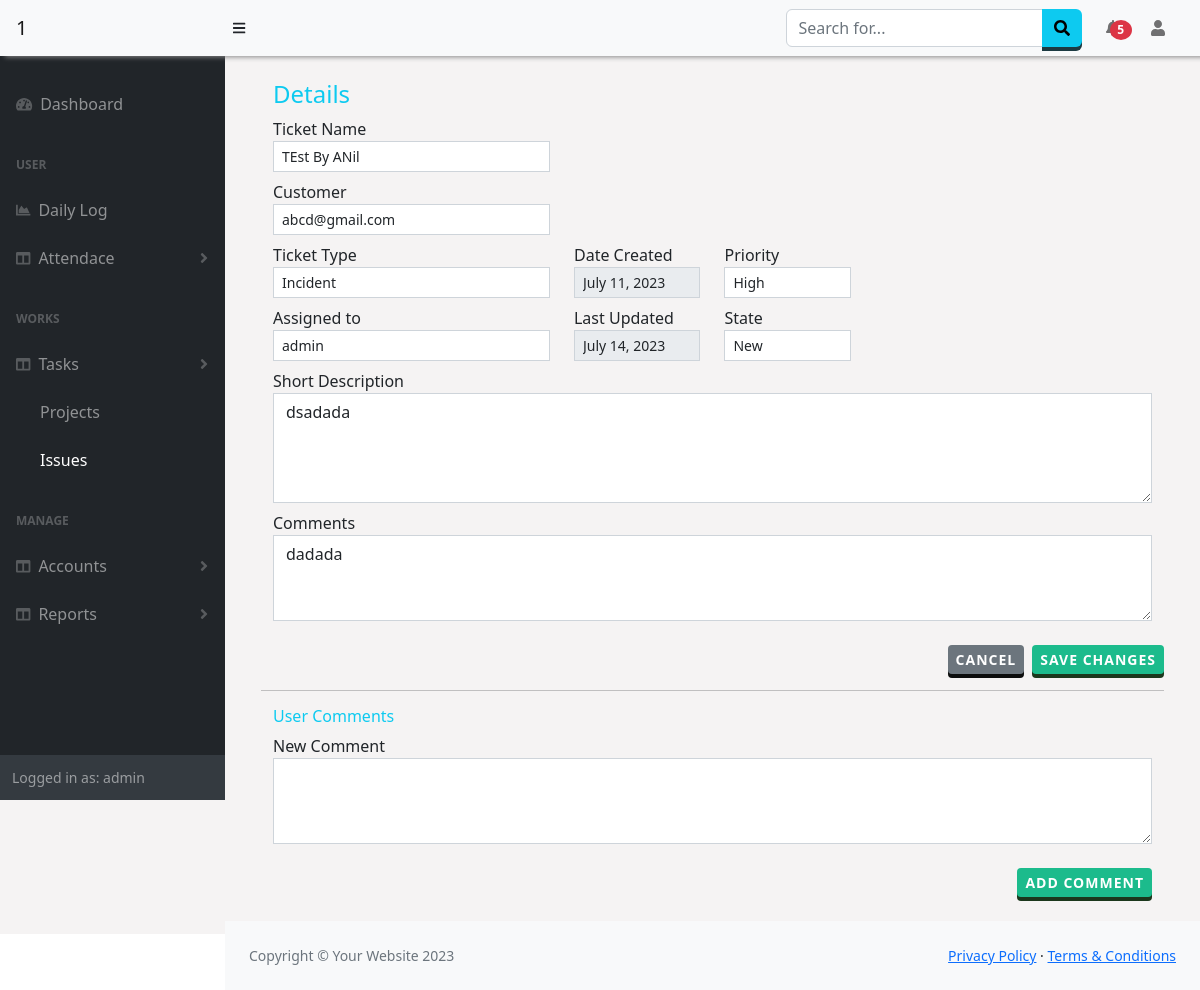
/Issue/details/3 (signed in), run on an earlier commit of the app's database.
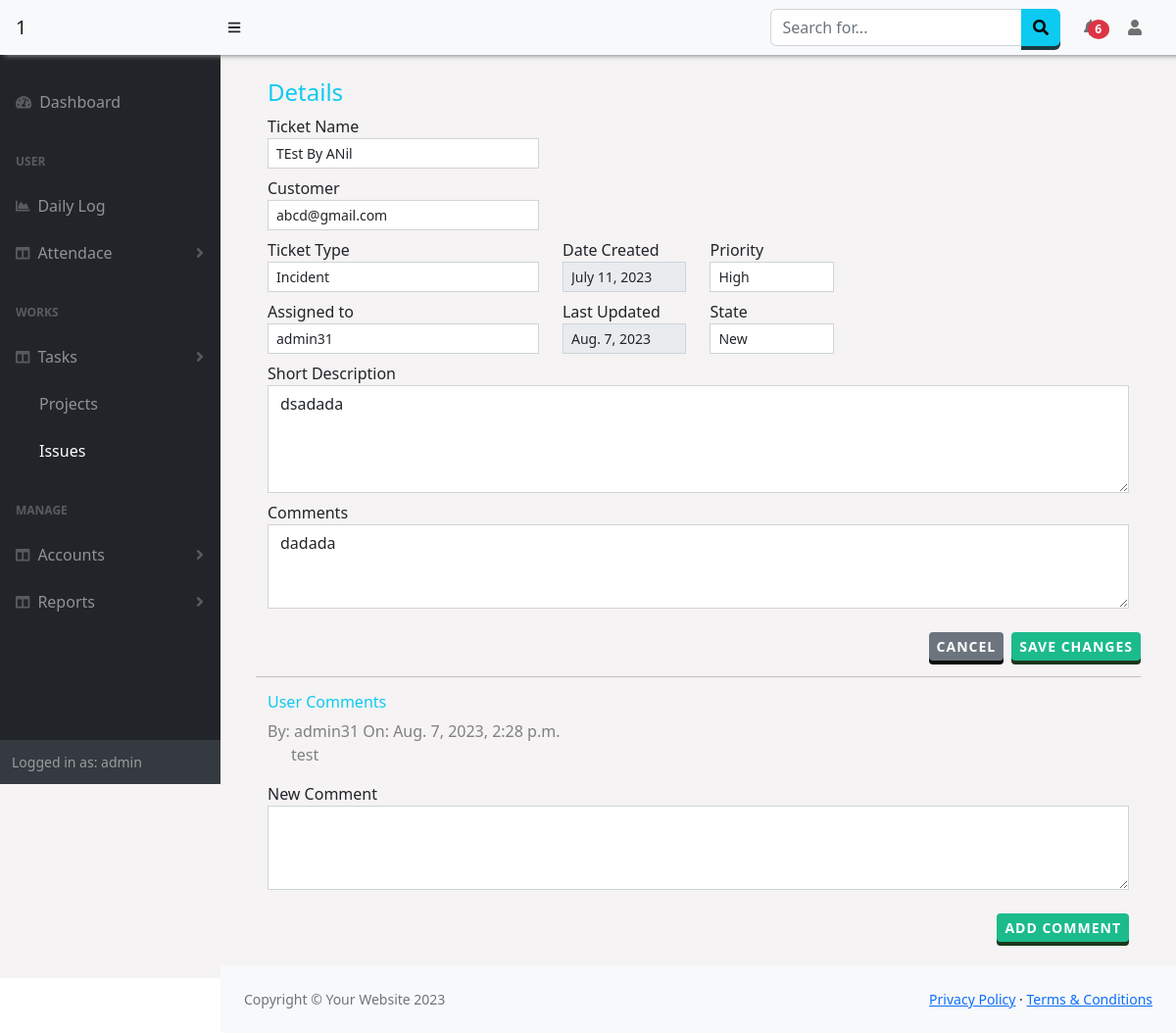
And on a later commit of the database.
### Issue/models.py (models this page shows, shortened)
class Ticket(models.Model):
    ticket_name= models.CharField(max_length=30)
    ticket_type= models.CharField(max_length=30)
    short_desc= models.CharField(max_length=130,null=True)
    open_date= models.DateField(null=True)
    affected_user= models.ForeignKey(employee,null=True,on_delete=models.SET_NULL)
    priority= models.CharField(max_length=30)
    state= models.CharField(max_length=30,default="New",null=True)
    last_updated= models.DateField(null=True)
    assigned_grp= models.CharField(max_length=30,null=True)
    assigned_to= models.ForeignKey(User,on_delete=models.SET_NULL,null=True)
    email= models.EmailField(max_length=100,null=True)
    comments= models.CharField(max_length=120,null=True)
    company = models.ForeignKey(Company,on_delete=models.SET_NULL,null=True)

class ticketDetails(models.Model):
    ticket = models.ForeignKey(Ticket,on_delete=models.SET_NULL,null=True)
    comments = models.CharField(max_length=500,null=True)
    user = models.ForeignKey(User,on_delete=models.SET_NULL,null=True)
    date = models.DateTimeField(auto_now=True)

### Issue/views.py (the view)
# urls.py: path('details/<issueid>',views.getIssue,name='issueDetails'),
def getIssue(request,issueid):
    issue = Ticket.objects.get(id=issueid)
    issueComments = ticketDetails.objects.filter(ticket_id = issueid)
    allusers1 = checkTeams(request)
    allusers =User.objects.values('id','username').filter(pk__in=allusers1[0] )
    customer = employee.objects.all().values()
    return render(request, 'Issues/details.html',{'issue':issue,'users':allusers,'customer':customer,'comments':issueComments})

### Attendance/context_processors.py (called while the page is built)
def getNewLeaves(request):
    if request.user.id:
        is_manager = checkTeams(request)
        if is_manager[1] == True:
            new_leaves = Leave.objects.filter(user__id__in=is_manager[0],approval = 2)
        else:
            today = datetime.datetime.now()
            new_leaves = Leave.objects.filter(user=request.user,date_approved__gte=today.date())
        return {"manager":is_manager[1],'n_leaves':new_leaves}
    else:
        return {}

def getLogApproval(request):
    if request.user.id:
        is_manager = checkTeams(request)
        if is_manager[1] == True:
            l_approval = LogApproval.objects.filter(user__id__in=is_manager[0],request=True)
        else:
            l_approval = LogApproval.objects.filter(user=request.user,status=True)
        return {'n_log_approval':l_approval}
    else:
        return {}

### Manager/views.py (called while the page is built, shortened)
def checkTeams(request):
    is_team = False
    if request.user.is_superuser:
        users = Employees.objects.values('user').filter(company=request.session['comp'])
        is_team=True
    return users,is_team

### Issue/templates/Issues/details.html (shortened to what the changed rows need)
{% extends "base.html" %}
{% block content %}
<div class="container" >
    <div >
        <form action="/Issue/update/{{issue.id}}" method = "post">
            <div class="container-fluid">  <h4 class="text-info">Details</h4>
                <div class="form-group row">
                    <div class="col-md-4 col-sm-12">
                        <label>Ticket Name</label>
                        <input name= "ticketName" value="{{issue.ticket_name}}" type="text" class="form-control form-control-sm col-md-6 col-sm-12 rounded-0" required>
                    </div>
                </div>
                <div class="form-group row mt-2">
                    <div class="col-md-2 col-sm-12">
                        <label>Date Created</label>
                        <input  name="dateOpened" value="{{issue.open_date}}" type="text"  class="form-control form-control-sm rounded-0" disabled>
                    </div>
                </div>
                <div class="form-group row mt-2">
                    <div class="col-md-4 col-sm-12">
                        <label>Assigned to </label>
                        <select  name="assTo" id="assigned"  class="form-control form-control-sm rounded-0">
                            <option value='{{issue.assigned_to.id}}' selected>{{issue.assigned_to.username}}</option>
                        </select>
                    </div>
                    <div class="col-md-2 col-sm-12">
                        <label>Last Updated</label>
                        <input  name="dateOpened" value="{{issue.last_updated}}" type="text"  class="form-control form-control-sm rounded-0" disabled>
                    </div>
                </div>
                <div class="form-group mt-2 row">
                    <div class="col-md-12 col-sm-12">
                        <label>Short Description </label>
                        <textarea  name="shortDesc"  type="text" class="form-control rounded-0" rows="4" required>{{issue.short_desc}}</textarea>
                    </div>
                </div>
                <div class="form-group mt-2 row ">
                    <div class="col-md-12 col-sm-12">
                        <label>Comments</label>
                        <textarea  name = "comments" class="form-control rounded-0" rows="3" >{{issue.comments}}</textarea>
                    </div>
                </div>
            </div>
        </form>
    </div><hr />
    <div>
        <div class="container-fluid commentList" id="commentList" style="color:grey;">
            <h6 class="text-info">User Comments</h6>
            {% for c in comments %}
                <p>By: {{c.user}} On:  {{c.date}} <br />
                <span class="ms-4">{{c.comments}}</span></p>
            {% endfor %}
        </div>
    </div>
</div>
{% endblock %}

### templates/base.html (shortened to what the changed rows need)
<!DOCTYPE html>
<html lang="en">
    <head>
        <link href="https://cdn.jsdelivr.net/npm/simple-datatables@7.1.2/dist/style.min.css" rel="stylesheet" />
        <link href="https://cdn.datatables.net/1.13.5/css/jquery.dataTables.min.css" rel="stylesheet" />
        <link href="https://cdn.datatables.net/buttons/2.4.1/css/buttons.dataTables.min.css" rel="stylesheet" />
        <link href="/static/css/styles.css" rel="stylesheet" />
        <link href="/static/css/customSB.css" rel="stylesheet" />
    </head>
    <body class="sb-nav-fixed" >
        <nav class="sb-topnav navbar navbar-expand-sm navbar-light bg-light fixed-top" style=" box-shadow: 5px 1px 5px #888888;">
            <ul class="navbar-nav ms-auto ms-md-0 ">
                <li class="nav-item dropdown">
                    <a class="nav-link dropdown-toggle" id="navbarDropdown" href="#" role="button" data-bs-toggle="dropdown" aria-expanded="false"> <span class="badge badge-sm badge-danger badge-counter bg-danger rounded-circle " style="margin-left:-10px;">{% if n_leaves.count|add:n_log_approval.count != 0 %}{{ n_leaves.count|add:n_log_approval.count}}{% endif %}</span></a>
                        </a></li>
                    </ul>
        </nav>
        <div id="layoutSidenav" style="background-color:rgb(245, 243, 243);">
            <div id="layoutSidenav_content" >
                <main class="p-4" >
                    {% block content %}
                {% endblock %}
                </main>
            </div>
        </div>
        <link href="https://cdnjs.cloudflare.com/ajax/libs/twitter-bootstrap/5.2.0/css/bootstrap.min.css" rel="stylesheet" type="text/css">
    </body>
</html>

What changed in the data, as far as the page shows it:
changed Ticket "TEst By ANil": assTo "admin" → "admin31"; dateOpened "July 14, 2023" → "Aug. 7, 2023"
added ticketDetails: user "admin31", date "Aug. 7, 2023, 2:28 p.m.", comments "test"
Also different on the page:
{{ n_leaves.count|add:n_log_approval.count }}: "5" → "6"
